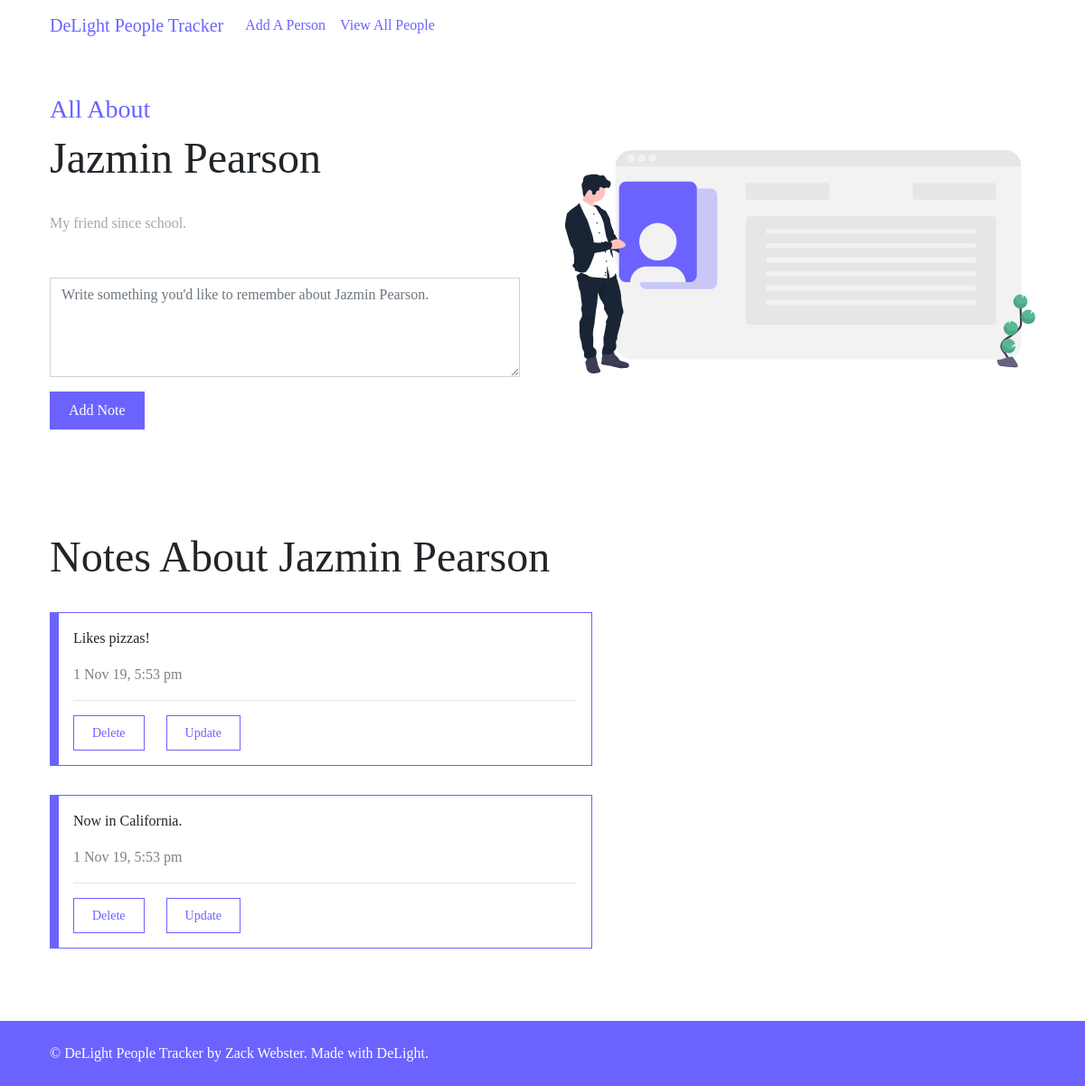
The app's page /person.php?id=8 with its own data.
### tables this page shows
CREATE TABLE `people` (
  `id` int(11) NOT NULL,
  `name` varchar(255) NOT NULL,
  `intro` varchar(255) DEFAULT NULL
);

CREATE TABLE `notes` (
  `id` int(11) NOT NULL,
  `person_id` int(11) NOT NULL,
  `content` varchar(255) NOT NULL,
  `time` timestamp NOT NULL DEFAULT CURRENT_TIMESTAMP
);

### d-core/DB.class.php (called while the page is built, shortened)
<?php
class DB
{
    protected static $instance = null;
    public static function instance()
    {
        if (self::$instance === null) {
            $options  = array(
                PDO::ATTR_ERRMODE            => PDO::ERRMODE_EXCEPTION,
                PDO::ATTR_DEFAULT_FETCH_MODE => PDO::FETCH_ASSOC,
                PDO::ATTR_EMULATE_PREPARES   => FALSE,
            );
            $dsn = 'mysql:host=' . DB_HOST . ';dbname=' . DB_NAME . ';charset=' . DB_CHAR;
            self::$instance = new PDO($dsn, DB_USER, DB_PASS, $options);
        }
        return self::$instance;
    }
    public static function run($sql, $args = [])
    {
        $statement = self::instance()->prepare($sql);
        $statement->execute($args);
        return $statement;
    }
}

### d-core/db.php (called while the page is built, shortened)
<?php
function fetch($query, $args = [])
{
    return DB::run($query, $args)->fetch();
}
function fetchAll($query, $args = [])
{
    return DB::run($query, $args)->fetchAll();
}
function fetchColumn($query, $args = [])
{
    return DB::run($query, $args)->fetchColumn();
}

### person.php (the view, shortened to what this page needs)
<?php
$id = _get('id');
$person = fetchPerson($id);
?>
<section>
    <div class="container">
        <div data-aos="fade-up" class="row flex-column-reverse flex-md-row">
            <div class="col-md-6 d-flex align-items-center mb-3">
                <div class="w-100">
                    <h3 class="text-primary">All About</h3>
                    <h2><?= $person['name'] ?></h2>
                    <p class="grey mb-5">
                        <?= $person['intro'] ?>
                    </p>
                    <form method="post" action="d-processors/add-note.php">
                        <div class="form-group">
                            <textarea class="form-control" name="note" rows="4" placeholder="Write something you'd like to remember about <?= $person['name'] ?>."></textarea>
                        </div>
                        <button name="submit" type="submit" class="btn btn-primary">Add Note</button>
                    </form>
                </div>
            </div>
            <div data-aos="fade-left" class="col-md-6 d-flex align-items-center mb-3">
                <img class="img-fluid" src="assets/images/4.svg">
            </div>
        </div>
    </div>
</section>
<section>
    <div class="container">
        <?php
        $notes_count = fetchColumn('select count(*) from notes where person_id = ?', [$person['id']]);
        if ($notes_count === 0) {
            echo '<h3 class="text-center text-black-50">There are no notes yet about ' . htmlentities($person['name']) . '</h3>';
        } else {
            $notes = fetchAll('select * from notes where person_id = ? order by id DESC', [$person['id']]);
            ?>
            <h2>Notes About <?= htmlentities($person['name']) ?></h2>
            <?php
                foreach ($notes as $note) {
                    putNote($note, true);
                }
                ?>
        <?php
        }
        ?>
    </div>
</section>

### d-custom/extra.php (shortened to what this page needs)
<?php
function fetchPerson($id)
{
    return fetch('select * from people where id=?', [$id]);
}
function formatTime($timeString)
{
    return date('j M y, g:i a', strtotime($timeString));
}
function putNote($note, $buttons = false)
{
    ?>
    <div class="note">
        <p><?= $note['content'] ?></p>
        <span class="text-black-50"><?= formatTime($note['time']) ?></span>
        <?php
            if ($buttons) {
                ?>
            <hr />
            <form method="post" class="form-inline" action="d-processors/delete-note.php">
                <button type="submit" class="btn btn-outline-primary btn-sm mr-4">Delete</button>
                <a class="btn btn-outline-primary btn-sm" href="update-note.php?id=<?= $note['id'] ?>">Update</a>
            </form>
        <?php
            }
            ?>
    </div>
<?php
}

### assets/css/sticky-footer.css (style rules this page uses)
html, body { height: 100%; }

### assets/css/custom.css (style rules this page uses)
section { min-height: 30vh; display: flex; align-items: center; padding: 3rem 0; }
h2 { margin-bottom: 2rem; }
p.grey { color: #a7a7a7; }
form { width: 100%; }
.btn { padding: 8px 20px; }
.note { max-width: 600px; border: 1px solid #6c63ff; border-left: 10px solid #6c63ff; padding: 1rem; margin-bottom: 2rem; }

### records on screen
people: name "Jazmin Pearson", intro "My friend since school.", note "Write something you'd like to remember about Jazmin Pearson."
notes: content "Likes pizzas!", time "1 Nov 19, 5:53 pm"
notes: content "Now in California.", time "1 Nov 19, 5:53 pm"

### other values on screen
$title "DeLight People Tracker"
APP_NAME "DeLight People Tracker"
